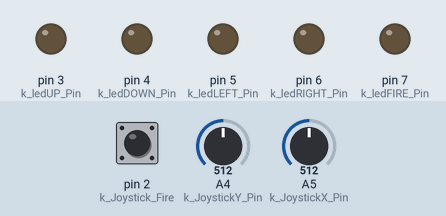
Recording of a sketch running on a simulated Arduino Uno, built with avr-gcc and run on an emulated ATmega328P. Parts: output pins drawn as LEDs (lit = HIGH). The test bench sets the inputs (shaded band); at power-on: A4 (k_JoystickY_Pin) = 512, A5 (k_JoystickX_Pin) = 512, pin 2 (k_Joystick_Fire) HIGH.

Above: at 1.2 s.
1.3 s: A4 (k_JoystickY_Pin) set to 693
2.8 s: A4 (k_JoystickY_Pin) set to 718
At 3.2 s:
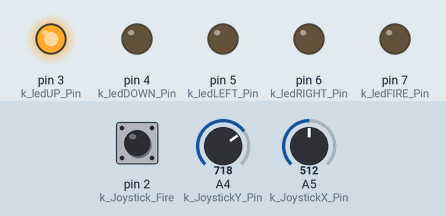
4.3 s: A5 (k_JoystickX_Pin) set to 692
5.8 s: A5 (k_JoystickX_Pin) set to 707
At 6.7 s:
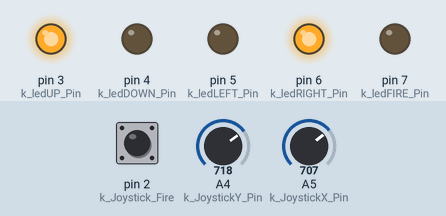
7.3 s: pin 2 (k_Joystick_Fire) pulled LOW for 0.15 s
At 7.37 s:
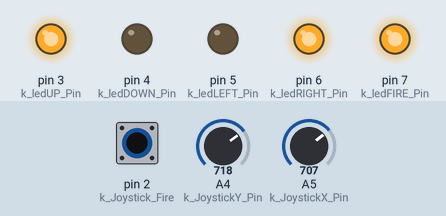
8.9 s: A4 (k_JoystickY_Pin) set to 511
At 10.2 s:
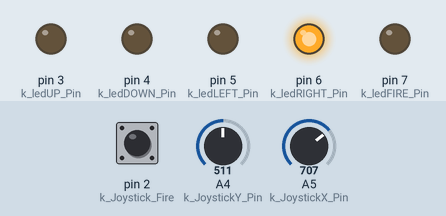
Timing chart, 0 to 11.4 s (numbered marks = the images above; inputs shaded):
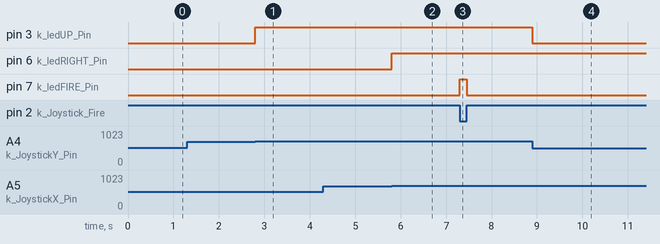

Measured:
- the behaviour switches between 700 and 701 on A4 (k_JoystickY_Pin) (found by bisection; images 0 and 1)
- the behaviour switches between 700 and 701 on A5 (k_JoystickX_Pin) (found by bisection; images 1 and 2)
- after the input at 1.3 s, every drawn part: stays the same
- after the input at 2.8 s, pin 3 (k_ledUP_Pin): LOW → HIGH at once
- after the input at 4.3 s, every drawn part: stays the same
- after the input at 5.8 s, pin 6 (k_ledRIGHT_Pin): LOW → HIGH at once
- after the input at 7.3 s, pin 7 (k_ledFIRE_Pin): LOW → HIGH at once, → LOW 0.15 s later
- after the input at 8.9 s, pin 3 (k_ledUP_Pin): HIGH → LOW at once

The sketch:

Chap8_1.pde
```cpp
const int k_JoystickX_Pin = A5;
const int k_JoystickY_Pin = A4;
const int k_Joystick_Fire = 2;

const int k_ledUP_Pin = 3;
const int k_ledDOWN_Pin = 4;
const int k_ledLEFT_Pin = 5;
const int k_ledRIGHT_Pin = 6;
const int k_ledFIRE_Pin = 7;

const int JOYX_LEFT = 300;
const int JOYX_RIGHT = 700;
const int JOYY_UP = 700;
const int JOYY_DOWN = 300;

void setup()
{
  pinMode(k_Joystick_Fire, INPUT);
  digitalWrite(k_Joystick_Fire, HIGH);  // turn on pull-up resistor
  pinMode(k_ledUP_Pin, OUTPUT);
  pinMode(k_ledDOWN_Pin, OUTPUT);
  pinMode(k_ledLEFT_Pin, OUTPUT);
  pinMode(k_ledRIGHT_Pin, OUTPUT);
  pinMode(k_ledFIRE_Pin, OUTPUT);
}

void loop()
{
  int xVal = analogRead(k_JoystickX_Pin);
  int yVal = analogRead(k_JoystickY_Pin);

  int left = false;
  int right = false;
  int up = false;
  int down = false;
  int fire = false;

  if(xVal < JOYX_LEFT){
   left = true;
  }
  else if(xVal > JOYX_RIGHT){
    right = true;
  }
  if(yVal < JOYY_DOWN){
    down = true;
  }
  else if(yVal > JOYY_UP){
    up = true;
  }
  if(digitalRead(k_Joystick_Fire) == LOW){
    fire = true;
  }
  digitalWrite(k_ledUP_Pin, up);
  digitalWrite(k_ledDOWN_Pin, down);
  digitalWrite(k_ledLEFT_Pin, left);
  digitalWrite(k_ledRIGHT_Pin, right);
  digitalWrite(k_ledFIRE_Pin, fire);
}
```
